Frame 1 (no input): blank canvas, image omitted
Frame 60 (the mouse pressed at the canvas centre just before this capture): blank canvas, image omitted
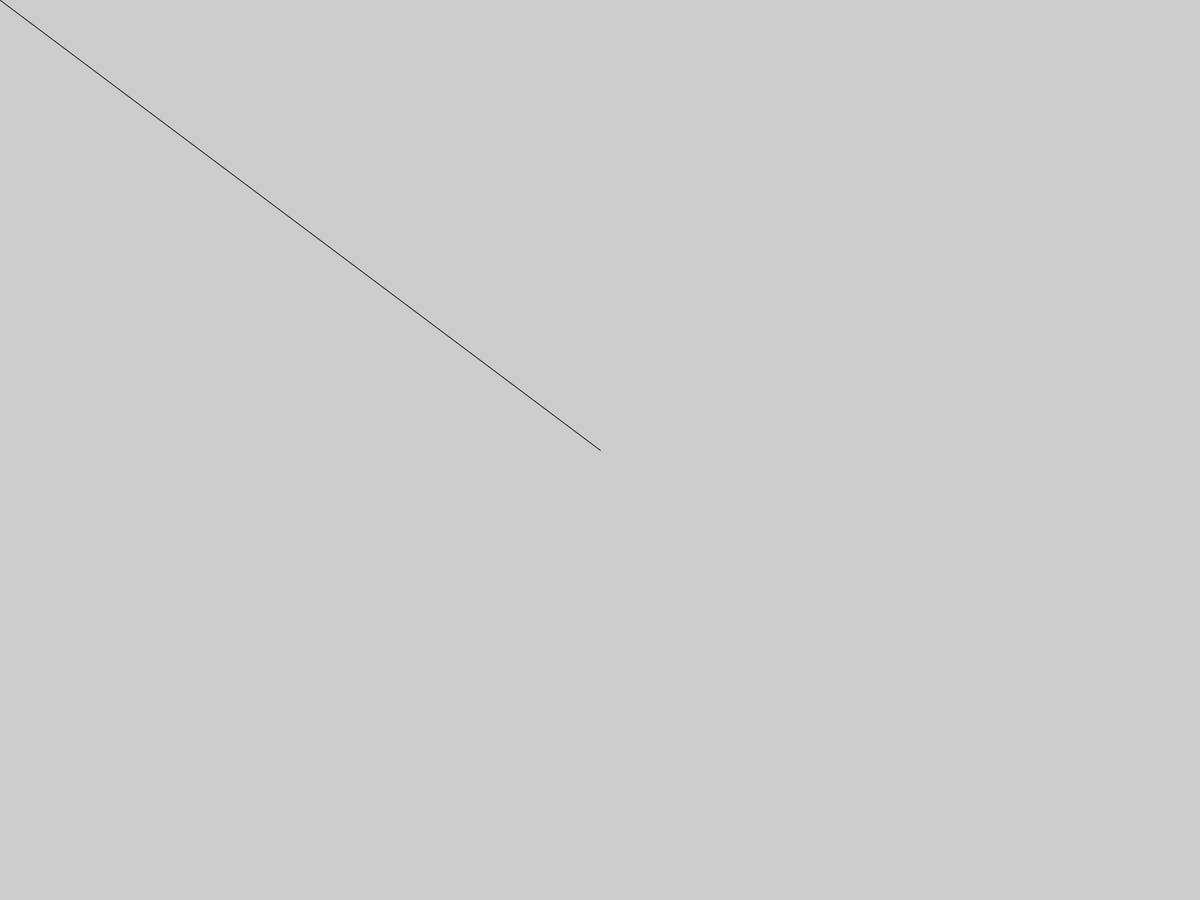
Frame 120 (the mouse held since frame 60 and released just before this capture)

The Processing sketch whose frames 1 and 60 were blank and that drew this single picture after the mouse press (run headless with seeded random() and noise(); from frame 60 on, the mouse is pressed at the canvas centre):

// Processing sketch: freedraw
// ── freedraw.pde
void setup() {
	fullScreen();
}

void draw() {
	if (mousePressed) {
		line(pmouseX, pmouseY, mouseX, mouseY);
	}
}
